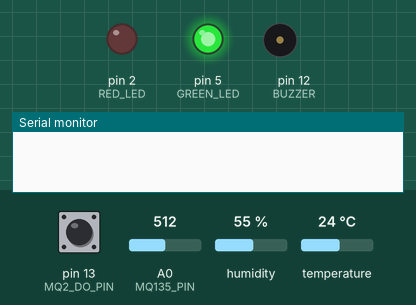
The sketch below on a simulated Arduino Uno, built with avr-gcc and run on an emulated ATmega328P. Parts: output pins drawn as LEDs (lit = HIGH), buzzer (waves = sounding, pin HIGH), the last lines printed to the serial monitor. The inputs (shaded band) are chosen by the test bench; at power-on: pin 13 (MQ2_DO_PIN) HIGH, A0 (MQ135_PIN) = 512, humidity 55 %, temperature 24 °C.

Above: at 0.1 s.
At 2.1 s:
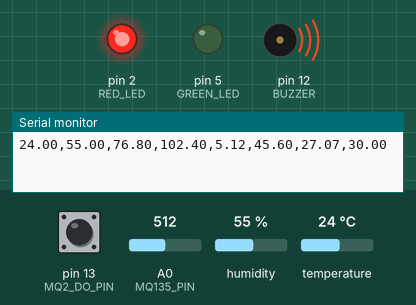
Timing chart, 0 to 3.6 s (numbered marks = the images above):
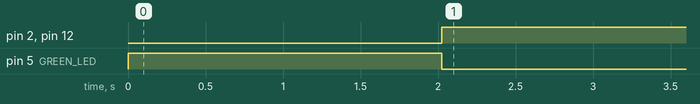

The sketch:

aqi_sensor_module.ino
```cpp
#include <DHT.h>

// ----------------- Pin definitions (GPIO Mapping) -----------------
// We use direct GPIO numbers to avoid "D2 was not declared" errors.
#define MQ135_PIN A0       // Analog input (A0 is always A0)

// GPIO Mappings for NodeMCU:
// D1 = GPIO 5
// D2 = GPIO 4
// D4 = GPIO 2
// D6 = GPIO 12
// D7 = GPIO 13
#define MQ2_DO_PIN 13      // Was D7 (GPIO 13)
#define GREEN_LED 5        // Was D1 (GPIO 5)
#define RED_LED 2          // Was D4 (GPIO 2)
#define BUZZER 12          // Was D6 (GPIO 12)
#define DHTPIN 4           // Was D2 (GPIO 4)
#define DHTTYPE DHT11

DHT dht(DHTPIN, DHTTYPE);

// ----------------- Thresholds -----------------
int badAirAQI = 200;       // AQI above this => bad air

void setup() {
  Serial.begin(9600);
  pinMode(MQ2_DO_PIN, INPUT);
  pinMode(GREEN_LED, OUTPUT);
  pinMode(RED_LED, OUTPUT);
  pinMode(BUZZER, OUTPUT);

  digitalWrite(GREEN_LED, HIGH);
  digitalWrite(RED_LED, LOW);
  digitalWrite(BUZZER, LOW);

  dht.begin();
  delay(2000);
}

void loop() {
  // 1. --- READ SENSORS ---
  int mq135Raw = analogRead(MQ135_PIN);
  int local_aqi = map(mq135Raw, 0, 1023, 0, 500);

  int mq2Digital = digitalRead(MQ2_DO_PIN);
  bool smokeDetected = (mq2Digital == LOW);

  float humidity = dht.readHumidity();
  float temperature = dht.readTemperature();

  if (isnan(humidity) || isnan(temperature)) {
    humidity = 50.0;
    temperature = 25.0;
  }

  // 2. --- ALERTS ---
  bool badAir = (local_aqi > badAirAQI);

  if (smokeDetected || badAir) {
    digitalWrite(GREEN_LED, LOW);
    digitalWrite(RED_LED, HIGH);
    digitalWrite(BUZZER, HIGH);
  } else {
    digitalWrite(GREEN_LED, HIGH);
    digitalWrite(RED_LED, LOW);
    digitalWrite(BUZZER, LOW);
  }

  // 3. --- PREPARE & SEND DATA TO PYTHON ---
  float send_temp = temperature;
  float send_hum = humidity;

  // Proxy calculations for ML model
  float pollutionFactor = mq135Raw / 10.0;
  float send_pm25 = pollutionFactor * 1.5;
  float send_pm10 = pollutionFactor * 2.0;
  float send_co = mq135Raw / 100.0;
  float send_no2 = 20.0 + (pollutionFactor / 2);
  float send_so2 = 10.0 + (pollutionFactor / 3);
  float send_o3 = 30.0;

  // Send as CSV line
  Serial.print(send_temp); Serial.print(",");
  Serial.print(send_hum); Serial.print(",");
  Serial.print(send_pm25); Serial.print(",");
  Serial.print(send_pm10); Serial.print(",");
  Serial.print(send_co); Serial.print(",");
  Serial.print(send_no2); Serial.print(",");
  Serial.print(send_so2); Serial.print(",");
  Serial.println(send_o3);

  delay(2000);
}
```

Measured:
- by itself, pin 2 (RED_LED), pin 12 (BUZZER): LOW → HIGH at 2.0 s
- by itself, pin 5 (GREEN_LED): HIGH → LOW at 2.0 s
